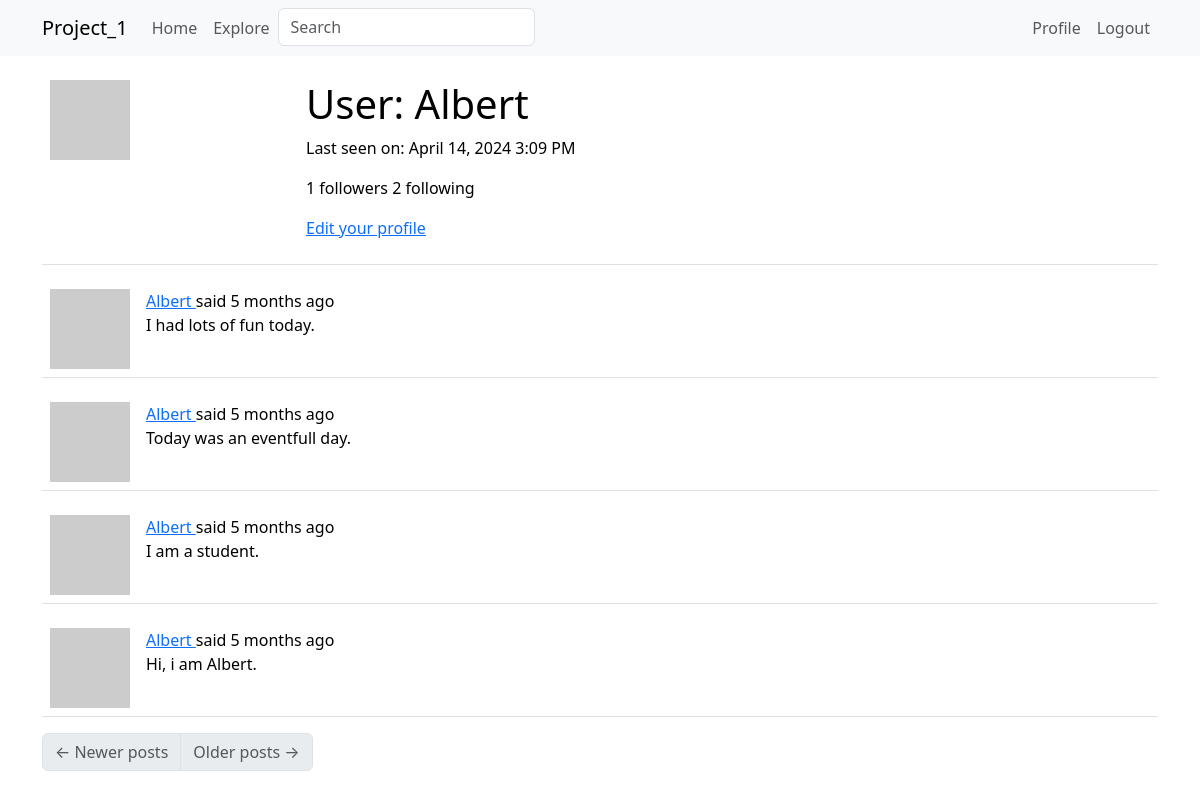
/user/Albert (signed in), run on the app's committed database.
### app/models.py (models this page shows, shortened)
class User(UserMixin, db.Model):
    id: so.Mapped[int] = so.mapped_column(primary_key=True)
    username: so.Mapped[str] = so.mapped_column(sa.String(64), index=True, unique=True)
    email: so.Mapped[str] = so.mapped_column(sa.String(120), index=True, unique=True)
    password_hash: so.Mapped[Optional[str]] = so.mapped_column(sa.String(256))
    posts: so.WriteOnlyMapped['Post'] = so.relationship(back_populates='author')
    about_me: so.Mapped[Optional[str]] = so.mapped_column(sa.String(140))
    last_seen: so.Mapped[Optional[datetime]] = so.mapped_column(default=lambda: datetime.now(timezone.utc))
    following: so.WriteOnlyMapped['User'] = so.relationship(
        secondary=followers, primaryjoin=(followers.c.follower_id == id),
        secondaryjoin=(followers.c.followed_id ==id),
        back_populates='followers')
    followers: so.WriteOnlyMapped['User'] = so.relationship(
        secondary=followers, primaryjoin=(followers.c.followed_id == id),
        secondaryjoin=(followers.c.follower_id ==id),
        back_populates='following')
    def avatar(self, size):
        digest = md5(self.email.lower().encode('utf-8')).hexdigest()
        return f'https://www.gravatar.com/avatar/{digest}?d=identicon&s={size}'
    def followers_count(self):
        query = sa.select(sa.func.count()).select_from(
            self.followers.select().subquery())
        return db.session.scalar(query)
    def following_count(self):
        query = sa.select(sa.func.count()).select_from(
            self.following.select().subquery())
        return db.session.scalar(query)

class SearchableMixin(object):
    @classmethod
    def before_commit(cls, session):
        session._changes = {
            'add': list(session.new),
            'update': list(session.dirty),
            'delete': list(session.deleted)
        }
    @classmethod
    def after_commit(cls, session):
        for obj in session._changes['add']:
            if isinstance(obj, SearchableMixin):
                add_to_index(obj.__tablename__, obj)
        for obj in session._changes['update']:
            if isinstance(obj, SearchableMixin):
                add_to_index(obj.__tablename__, obj)
        for obj in session._changes['delete']:
            if isinstance(obj, SearchableMixin):
                remove_from_index(obj.__tablename__, obj)
        session._changes = None

class Post(SearchableMixin, db.Model):
    __searchable__ = ['body']
    id: so.Mapped[int] = so.mapped_column(primary_key=True)
    body: so.Mapped[str] = so.mapped_column(sa.String(140))
    timestamp: so.Mapped[datetime] = so.mapped_column(index=True, default=lambda: datetime.now(timezone.utc))
    user_id: so.Mapped[int] = so.mapped_column(sa.ForeignKey(User.id), index=True)
    author: so.Mapped[User] = so.relationship(back_populates='posts')
    language: so.Mapped[Optional[str]] = so.mapped_column(sa.String(5))

### app/main/routes.py (the view)
@bp.route('/user/<username>')
@login_required
def user(username):
    user = db.first_or_404(sa.select(User).where(User.username == username))
    page = request.args.get('page', 1, type=int)
    query = user.posts.select().order_by(Post.timestamp.desc())
    posts = db.paginate(query, page=page,
                        per_page=current_app.config['POSTS_PER_PAGE'],
                        error_out=False)
    next_url = url_for('main.user', username=user.username, page=posts.next_num) \
        if posts.has_next else None
    prev_url = url_for('main.user', username=user.username, page=posts.prev_num) \
        if posts.has_prev else None
    form = EmptyForm()
    return render_template('user.html', user=user, posts=posts.items,
                            next_url=next_url, prev_url=prev_url, form=form)

### app/main/forms.py
class SearchForm(FlaskForm):
    q = StringField(_l('Search'), validators=[DataRequired()])
    def __init__(self, *args, **kwargs):
        if 'formdata' not in kwargs:
            kwargs['formdata'] = request.args
        if 'meta' not in kwargs:
            kwargs['meta'] = {'csrf': False}
        super(SearchForm, self).__init__(*args, **kwargs)

class EmptyForm(FlaskForm):
    submit = SubmitField(_l('Submit'))

### app/__init__.py (called while the page is built)
def get_locale():
    return request.accept_languages.best_match(current_app.config['LANGUAGES'])

### app/main/routes.py (called while the page is built)
@bp.before_app_request
def before_request():
    if current_user.is_authenticated:
        current_user.last_seen = datetime.now(timezone.utc)
        db.session.commit()
        g.search_form = SearchForm()
    g.locale = str(get_locale())

### app/models.py (called while the page is built)
@login.user_loader
def load_user(id):
    return db.session.get(User, int(id))

### app/templates/user.html (shortened to what this page needs)
{% extends "base.html" %}
{% block content %}
    <table class="table table-hover">
        <tr>
            <td width="256px"><img src="{{ user.avatar(256) }}"></td>
            <td>
                <h1>{{ _('User') }}: {{ user.username }}</h1>
                {% if user.last_seen %}
                <p>Last seen on: {{ moment(user.last_seen).format('LLL') }}</p>
                {% endif %}
                <p>{{ _('%(count)d followers', count=user.followers_count()) }} {{ _('%(count)d following', count=user.following_count()) }}</p>
                {% if user == current_user %}
                <p><a href="{{ url_for('main.edit_profile') }}">{{ _('Edit your profile') }}</a></p>
                {% endif %}
            </td>
        </tr>
    </table>
    {% for post in posts %}
        {% include '_post.html' %}
    {% endfor %}
    <nav aria-label="Post navigation">
        <ul class="pagination">
            <li class="page-item{% if not prev_url %} disabled{% endif %}">
                <a class="page-link" href="{{ prev_url }}">
                    <span aria-hidden="true">&larr;</span> {{ _('Newer posts') }}
                </a>
            </li>
            <li class="page-item{% if not next_url %} disabled{% endif %}">
                <a class="page-link" href="{{ next_url }}">
                    {{ _('Older posts') }} <span aria-hidden="true">&rarr;</span>
                </a>
            </li>
        </ul>
    </nav>
{% endblock %}

### app/templates/_post.html (shortened to what this page needs)
        <table class="table table-hover">
            <tr>
                <td width="70px">
                    <a href="{{ url_for('main.user', username=post.author.username) }}">
                        <img src="{{ post.author.avatar(70) }}">
                    </a>
                </td>
                <td>
                    {{ _('%(username)s said %(when)s',
                        username=user_link, when=moment(post.timestamp).fromNow()) }}
                    <br>
                    {{ post.body }}
                </td>
            </tr>
        </table>

### data on the page
User: username "Albert", last_seen "April 14, 2024 3:09 PM"
Post: body "I had lots of fun today."
Post: body "Today was an eventfull day."
Post: body "I am a student."
Post: body "Hi, i am Albert."
